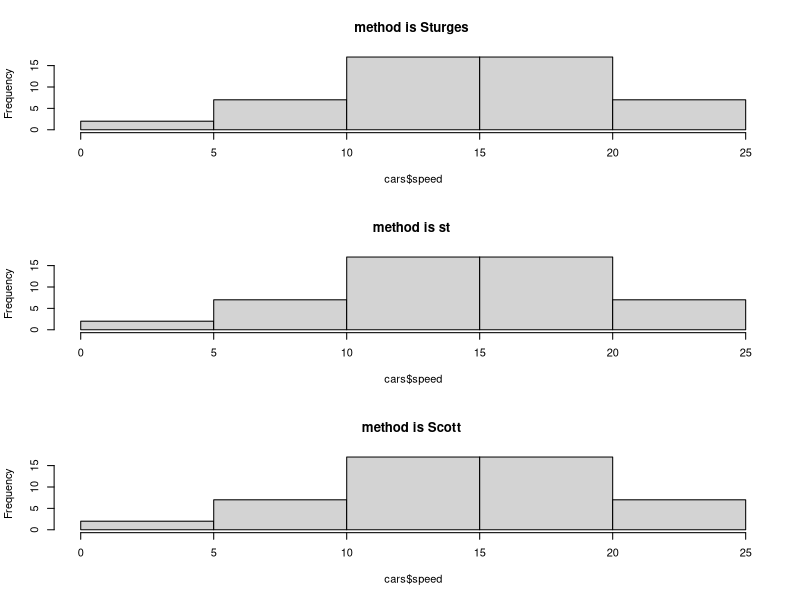

This figure's R source: (Note: this script raises an error after producing the figure.)

plot_list <- list()
par(mfrow = c(3, 1))  # 3 rows and 2 columns
for (i in c("Sturges", "st", "Scott")) {
  plot_list[[i]] <- hist(cars$speed, breaks = i, main = paste("method is", i, split = ""))
}


pushViewport(viewport(layout=grid.layout(1,2)))
print(plot_list[[1]], vp=viewport(layout.pos.col = 1))
print(plot_list[[2]], vp=viewport(layout.pos.col = 2))

a <- qplot(1:10, rnorm(10), main = "a")
b <- qplot(1:10, rnorm(10), main = "b")
c <- qplot(1:10, rnorm(10), main = "c")
grid.newpage()
pushViewport(viewport(layout = grid.layout(2, 2)))
vplayout <- function(x, y) viewport(layout.pos.row = x, layout.pos.col = y)
print(a, vp = vplayout(1, 1:2))  # key is to define vplayout
print(b, vp = vplayout(2, 1))
print(c, vp = vplayout(2, 2))



grid.newpage()

top.vp <- viewport(layout=grid.layout(3, 3,
                    widths=unit(rep(5,3), rep("null", 1)),
                    heights=unit(rep(5,3), rep("null", 1))))

plot_reg <- vpList()
l <- 1
for(i in 1:3){
  for(j in 1:3){
    plot_reg[[l]] <- viewport(layout.pos.col = i, layout.pos.row = j, name = paste0("plotlogo", l))
    l <- l+1
  }
}

splot <- vpTree(top.vp, plot_reg)




pushViewport(splot)
for(l in 1:9){

  x <- runif(10)
  y <- runif(10)

  seekViewport(paste0("plotlogo", l))
  grid.points(x,y)
  grid.xaxis()
  grid.yaxis()
}

